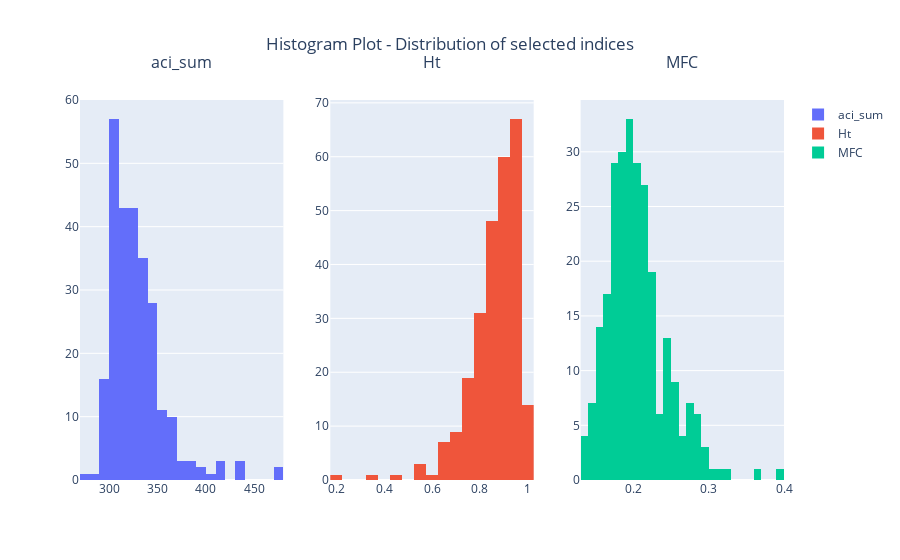

Write notebook code for a chart like this one.
### Markdown cell above
## 4.2. Histogram plot

### Code cell
fig = visualizations.indices_histogram_plot(df_indices, indices=['aci_sum', 'Ht', 'MFC'], group_by=None, max_cols=3)

### Figure 1 — Plotly figure (JSON) as saved in the notebook; plotly's stock layout.template omitted (floating-point values rounded to 4 significant figures; data arrays with more than 128 entries replaced by an {"elided": "..."} marker saying what was removed)
{"data": [{"name": "aci_sum", "showlegend": true, "type": "histogram", "x": {"elided": "262 float values"}, "xaxis": "x", "yaxis": "y"}, {"name": "Ht", "showlegend": true, "type": "histogram", "x": {"elided": "262 float values"}, "xaxis": "x2", "yaxis": "y2"}, {"name": "MFC", "showlegend": true, "type": "histogram", "x": {"elided": "262 float values"}, "xaxis": "x3", "yaxis": "y3"}], "layout": {"annotations": [{"font": {"size": 16}, "showarrow": false, "text": "aci_sum", "x": 0.1444, "xanchor": "center", "xref": "paper", "y": 1, "yanchor": "bottom", "yref": "paper", "yshift": 25}, {"font": {"size": 16}, "showarrow": false, "text": "Ht", "x": 0.5, "xanchor": "center", "xref": "paper", "y": 1, "yanchor": "bottom", "yref": "paper", "yshift": 25}, {"font": {"size": 16}, "showarrow": false, "text": "MFC", "x": 0.8556, "xanchor": "center", "xref": "paper", "y": 1, "yanchor": "bottom", "yref": "paper", "yshift": 25}], "autosize": true, "polar": {"radialaxis": {"showticklabels": false}}, "title": {"text": "Histogram Plot - Distribution of selected indices", "x": 0.5}, "xaxis": {"anchor": "y", "domain": [0, 0.2889]}, "xaxis2": {"anchor": "y2", "domain": [0.3556, 0.6444]}, "xaxis3": {"anchor": "y3", "domain": [0.7111, 1]}, "yaxis": {"anchor": "x", "domain": [0, 1]}, "yaxis2": {"anchor": "x2", "domain": [0, 1]}, "yaxis3": {"anchor": "x3", "domain": [0, 1]}}}
